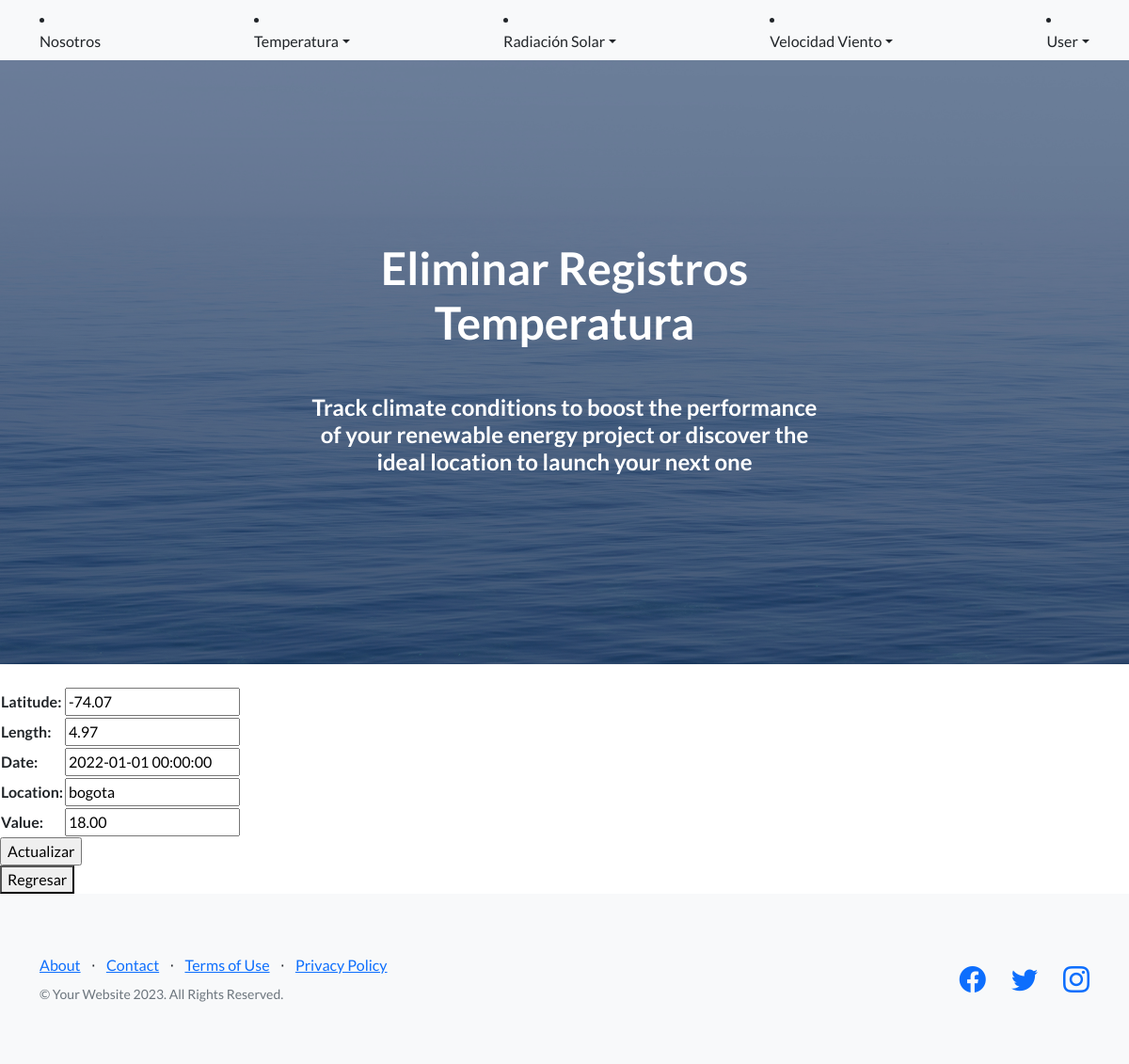
The app's page /temperatura/editar/1 (signed in) with its own data.
### AppObservations/models.py (models this page shows, shortened)
class TempVar(models.Model):
    latitude = models.DecimalField(max_digits=10,decimal_places=2)
    length = models.DecimalField(max_digits=10,decimal_places=2)
    date = models.DateTimeField()
    location = models.CharField(max_length=50)
    value = models.DecimalField(max_digits=10, decimal_places=2)

### AppObservations/views.py (the view)
# urls.py: path('temperatura/editar/<int:pk>', views.TempUpdateView.as_view(), name='Edit'),
class TempUpdateView(LoginRequiredMixin,UpdateView):
    model = TempVar
    fields = ['latitude','length','date','location','value']
    template_name = "appobs/actualizar_temperatura.html"
    success_url = reverse_lazy('List')

### AppObservations/templates/appobs/actualizar_temperatura.html (shortened to what this page needs)
{% extends "appobs/home.html" %}
{% block h1_header %} Eliminar Registros Temperatura {%endblock h1_header %}
{% block main_content %}
<br>
<form action="" method="post">
    <table>
        {{form.as_table}}
    </table>
    <input type="submit" value="Actualizar" />
</form>
<button onclick="location.href = '/temperatura/lista/'">Regresar</button>
{% endblock main_content %}

### records on screen
TempVar: latitude "-74.07", length "4.97", date "2022-01-01 00:00:00", location "bogota", value "18.00"
